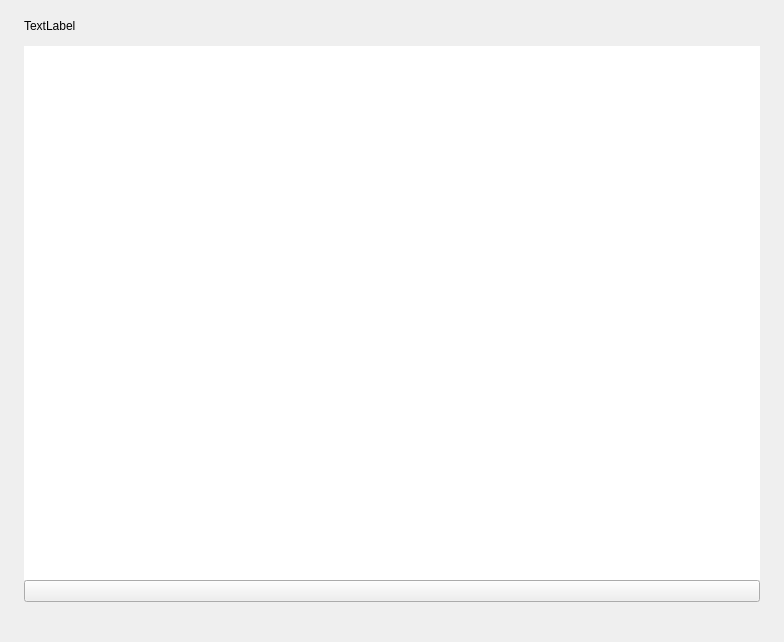
<?xml version="1.0" encoding="UTF-8"?>
<ui version="4.0">
 <class>ConnectionShowPage</class>
 <widget class="QWidget" name="ConnectionShowPage">
  <property name="geometry">
   <rect>
    <x>0</x>
    <y>0</y>
    <width>784</width>
    <height>642</height>
   </rect>
  </property>
  <property name="windowTitle">
   <string>ConnectionShowPage</string>
  </property>
  <layout class="QVBoxLayout" name="verticalScrollAreaWidgetContentsLayout" stretch="0,1,0">
   <property name="spacing">
    <number>10</number>
   </property>
   <property name="leftMargin">
    <number>24</number>
   </property>
   <property name="topMargin">
    <number>16</number>
   </property>
   <property name="rightMargin">
    <number>24</number>
   </property>
   <property name="bottomMargin">
    <number>0</number>
   </property>
   <item>
    <widget class="QWidget" name="widget_2" native="true">
     <property name="sizePolicy">
      <sizepolicy hsizetype="Preferred" vsizetype="Fixed">
       <horstretch>0</horstretch>
       <verstretch>0</verstretch>
      </sizepolicy>
     </property>
     <property name="styleSheet">
      <string notr="true"/>
     </property>
     <layout class="QHBoxLayout" name="titleLayout">
      <property name="spacing">
       <number>0</number>
      </property>
      <property name="leftMargin">
       <number>0</number>
      </property>
      <property name="topMargin">
       <number>0</number>
      </property>
      <property name="rightMargin">
       <number>0</number>
      </property>
      <property name="bottomMargin">
       <number>0</number>
      </property>
      <item>
       <widget class="QLabel" name="title">
        <property name="text">
         <string>TextLabel</string>
        </property>
       </widget>
      </item>
      <item>
       <spacer name="horizontalSpacer">
        <property name="orientation">
         <enum>Qt::Horizontal</enum>
        </property>
        <property name="sizeHint" stdset="0">
         <size>
          <width>40</width>
          <height>20</height>
         </size>
        </property>
       </spacer>
      </item>
     </layout>
    </widget>
   </item>
   <item>
    <layout class="QVBoxLayout" name="m_verticalDeviceWidgetLayout">
     <property name="spacing">
      <number>0</number>
     </property>
     <item>
      <widget class="ConnectionLists" name="connectionLists">
       <property name="sizePolicy">
        <sizepolicy hsizetype="Expanding" vsizetype="Expanding">
         <horstretch>0</horstretch>
         <verstretch>0</verstretch>
        </sizepolicy>
       </property>
       <property name="minimumSize">
        <size>
         <width>0</width>
         <height>0</height>
        </size>
       </property>
       <property name="frameShape">
        <enum>QFrame::NoFrame</enum>
       </property>
       <property name="lineWidth">
        <number>0</number>
       </property>
       <property name="sizeAdjustPolicy">
        <enum>QAbstractScrollArea::AdjustToContents</enum>
       </property>
       <property name="autoScrollMargin">
        <number>16</number>
       </property>
      </widget>
     </item>
     <item>
      <widget class="QPushButton" name="createConnectionButton">
       <property name="text">
        <string/>
       </property>
      </widget>
     </item>
    </layout>
   </item>
   <item>
    <spacer name="verticalSpacer">
     <property name="orientation">
      <enum>Qt::Vertical</enum>
     </property>
     <property name="sizeHint" stdset="0">
      <size>
       <width>20</width>
       <height>40</height>
      </size>
     </property>
    </spacer>
   </item>
  </layout>
 </widget>
 <customwidgets>
  <customwidget>
   <class>ConnectionLists</class>
   <extends>QListWidget</extends>
   <header location="global">connection-lists.h</header>
  </customwidget>
 </customwidgets>
 <resources/>
 <connections/>
</ui>
